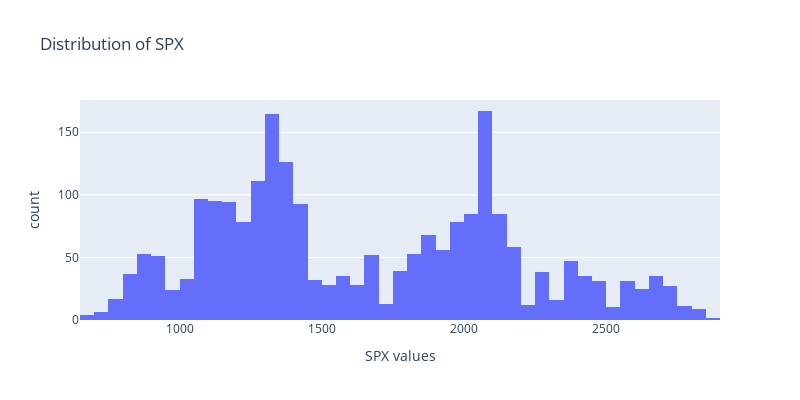

The notebook cell this image was saved under:
### Markdown cell above
Exploring Data Distribution

### Code cell
fig = px.histogram(x = gold_data['SPX'],
                   title = 'Distribution of SPX', width=800, height=400,
                   labels = {'x': 'SPX values', 'y': 'Count'})

fig.show()

### Figure 1 — Plotly figure (JSON) as saved in the notebook; plotly's stock layout.template omitted (floating-point values rounded to 4 significant figures; data arrays with more than 128 entries replaced by an {"elided": "..."} marker saying what was removed)
{"data": [{"alignmentgroup": "True", "bingroup": "x", "hovertemplate": "SPX values=%{x}<br>count=%{y}<extra></extra>", "legendgroup": "", "marker": {"color": "#636efa", "pattern": {"shape": ""}}, "name": "", "offsetgroup": "", "orientation": "v", "showlegend": false, "type": "histogram", "x": {"elided": "2290 float values"}, "xaxis": "x", "yaxis": "y"}], "layout": {"barmode": "relative", "height": 400, "legend": {"tracegroupgap": 0}, "title": {"text": "Distribution of SPX"}, "width": 800, "xaxis": {"anchor": "y", "domain": [0, 1], "title": {"text": "SPX values"}}, "yaxis": {"anchor": "x", "domain": [0, 1], "title": {"text": "count"}}}}
